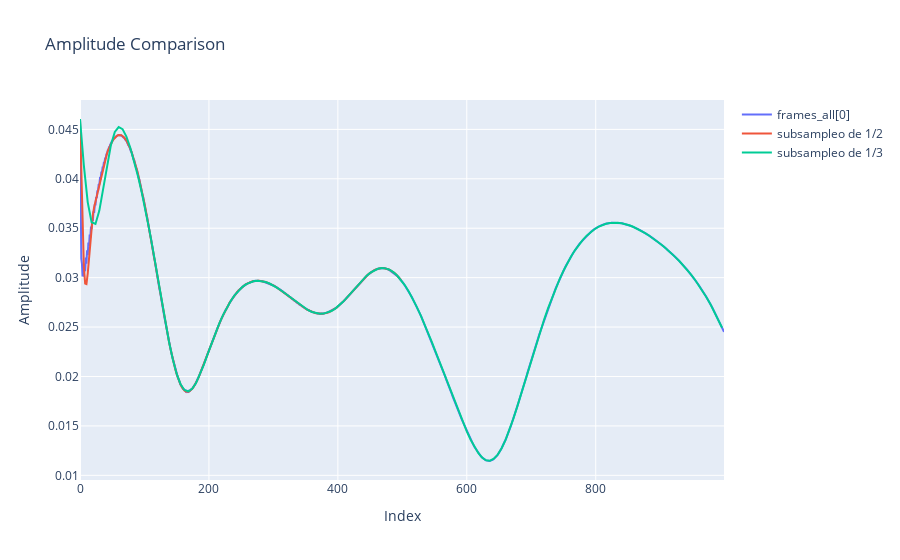

The notebook cell this image was saved under:
### Code cell
fig = go.Figure()

# Add trace for frames_all[0]
fig.add_trace(go.Scatter(x=frames_all[0].index[:1000], y=frames_all[0]['Amplitude'][:1000],
                         mode='lines', name='frames_all[0]'))

# Add trace for filtered_df
fig.add_trace(go.Scatter(x=filtered2_df.index[:250], y=filtered2_df['Amplitude'][:250],
                         mode='lines', name='subsampleo de 1/2'))

# Add trace for filtered_df
fig.add_trace(go.Scatter(x=filtered3_df.index[:167], y=filtered3_df['Amplitude'][:167],
                         mode='lines', name='subsampleo de 1/3'))

# Update layout
fig.update_layout(title='Amplitude Comparison',
                  xaxis_title='Index',
                  yaxis_title='Amplitude')

# Show the figure
fig.show()

### Figure 1 — Plotly figure (JSON) as saved in the notebook; plotly's stock layout.template omitted (floating-point values rounded to 4 significant figures; data arrays with more than 128 entries replaced by an {"elided": "..."} marker saying what was removed)
{"data": [{"mode": "lines", "name": "frames_all[0]", "type": "scatter", "x": {"elided": "1000 int values"}, "y": {"elided": "1000 float values"}}, {"mode": "lines", "name": "subsampleo de 1/2", "type": "scatter", "x": {"elided": "250 int values"}, "y": {"elided": "250 float values"}}, {"mode": "lines", "name": "subsampleo de 1/3", "type": "scatter", "x": {"elided": "167 int values"}, "y": {"elided": "167 float values"}}], "layout": {"title": {"text": "Amplitude Comparison"}, "xaxis": {"title": {"text": "Index"}}, "yaxis": {"title": {"text": "Amplitude"}}}}
